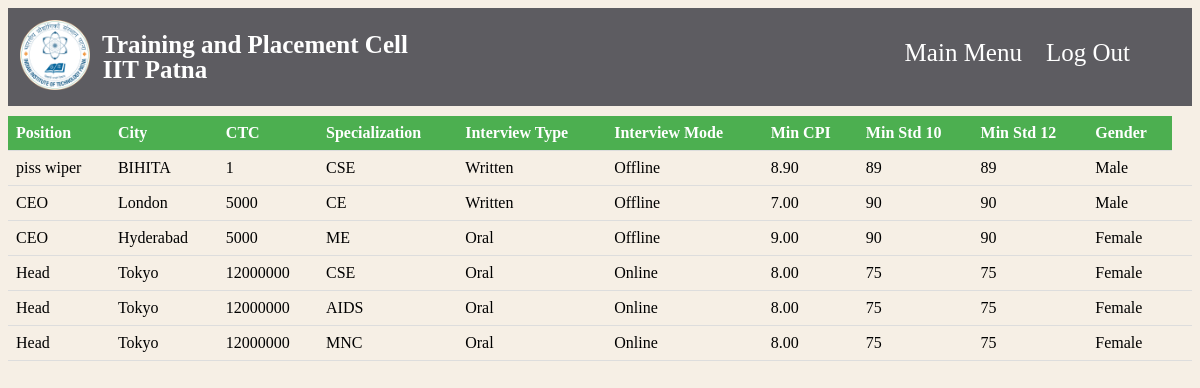
Screenshot of /admin_all_jobs.php with the database file from the repository.
### tables this page shows
CREATE TABLE `jobs` (
  `Company` varchar(100) DEFAULT NULL,
  `Position` varchar(100) DEFAULT NULL,
  `City` varchar(100) DEFAULT NULL,
  `CTC` int(11) DEFAULT NULL,
  `Specialization` varchar(100) DEFAULT NULL,
  `InterviewType` varchar(100) DEFAULT NULL,
  `InterviewMode` varchar(100) DEFAULT NULL,
  `MinCPI` decimal(4,2) DEFAULT NULL,
  `MinStd10` int(11) DEFAULT NULL,
  `MinStd12` int(11) DEFAULT NULL,
  `Gender` varchar(100) DEFAULT NULL,
  `jobcode` varchar(50) NOT NULL,
  `offerct` int(11) NOT NULL DEFAULT 0,
  `Year` int(8) NOT NULL
);

### admin_all_jobs.php (the view, shortened to what this page needs)
<?php
require 'config.php';
$sql = "SELECT * FROM jobs";
$result = mysqli_query($conn, $sql);
?>
<!DOCTYPE html>
<html>
<head>
    <link rel="stylesheet" href="styles_verify.css?v=<?php echo time(); ?>">
</head>
<body>
<div class="header">
        <a  class="logo">
            <div class="header-left">
                <img src="IITP_Logo.png" alt="IIT Patna Logo" width="70px" height="70px">
            </div>
            <div class="header-text">
                Training and Placement Cell
            </div>
            <div class="header-text1">
                IIT Patna
            </div>
        </a>
        <div class="header-right">
            <a href="welcome_admin.php">Main Menu</a>
            <a href="logout.php">Log Out</a>
        </div>
    </div>
    <table>
        <thead>
            <tr>
                <th>Position</th>
                <th>City</th>
                <th>CTC</th>
                <th>Specialization</th>
                <th>Interview Type</th>
                <th>Interview Mode</th>
                <th>Min CPI</th>
                <th>Min Std 10</th>
                <th>Min Std 12</th>
                <th>Gender</th>
            </tr>
        </thead>
        <tbody>
            <?php while ($row = mysqli_fetch_assoc($result)) { ?>
                <tr onclick="location.href='admin_job_info.php?jobcode=<?php echo $row['jobcode']; ?>'">
                    <td><?php echo $row['Position']; ?></td>
                    <td><?php echo $row['City']; ?></td>
                    <td><?php echo $row['CTC']; ?></td>
                    <td><?php echo $row['Specialization']; ?></td>
                    <td><?php echo $row['InterviewType']; ?></td>
                    <td><?php echo $row['InterviewMode']; ?></td>
                    <td><?php echo $row['MinCPI']; ?></td>
                    <td><?php echo $row['MinStd10']; ?></td>
                    <td><?php echo $row['MinStd12']; ?></td>
                    <td><?php echo $row['Gender']; ?></td>
                    <td>
                </td>
                </tr>
            <?php } ?>
        </tbody>
    </table>
</body>
</html>

### styles_verify.css (style rules this page uses)
body { background-color: rgb(246, 239, 229); }
.header { overflow: hidden; background-color: #5d5c61; margin-bottom: 10px; }
.header a { float: left; color: rgb(255, 255, 255); text-align: center; padding: 12px; text-decoration: none; font-size: 25px; line-height: 25px; border-radius: 4px; }
.header a.logo { font-size: 25px; font-weight: bold; }
.header-left { float: left; }
.header-right { padding-top: 20px; padding-right: 50px; float: right; }
.header-text { padding-top: 12px; width: 400px; }
.header-text1 { width: 200px; }

### admin_all_jobs.php (style rules this page uses)
table { border-collapse: collapse; width: 100%; }
th, td { text-align: left; padding: 8px; border-bottom: 1px solid #ddd; }
th { background-color: #4CAF50; color: white; }

### rows the page displays
jobs: Position "piss wiper", City "BIHITA", CTC "1", Specialization "CSE", InterviewType "Written", InterviewMode "Offline", MinCPI "8.90", MinStd10 "89", MinStd12 "89", Gender "Male"
jobs: Position "CEO", City "London", CTC "5000", Specialization "CE", InterviewType "Written", InterviewMode "Offline", MinCPI "7.00", MinStd10 "90", MinStd12 "90", Gender "Male"
jobs: Position "CEO", City "Hyderabad", CTC "5000", Specialization "ME", InterviewType "Oral", InterviewMode "Offline", MinCPI "9.00", MinStd10 "90", MinStd12 "90", Gender "Female"
jobs: Position "Head", City "Tokyo", CTC "12000000", Specialization "CSE", InterviewType "Oral", InterviewMode "Online", MinCPI "8.00", MinStd10 "75", MinStd12 "75", Gender "Female"
jobs: Position "Head", City "Tokyo", CTC "12000000", Specialization "AIDS", InterviewType "Oral", InterviewMode "Online", MinCPI "8.00", MinStd10 "75", MinStd12 "75", Gender "Female"
jobs: Position "Head", City "Tokyo", CTC "12000000", Specialization "MNC", InterviewType "Oral", InterviewMode "Online", MinCPI "8.00", MinStd10 "75", MinStd12 "75", Gender "Female"
